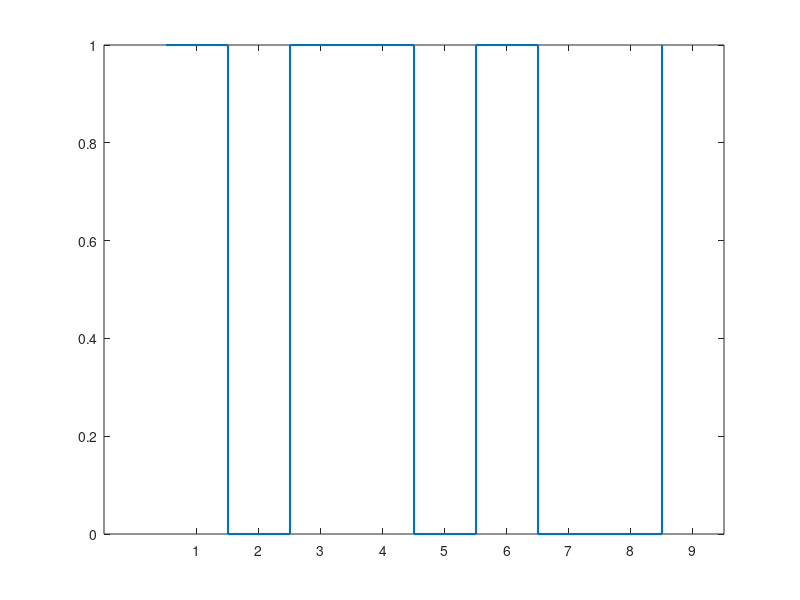

MATLAB code to generate this figure:
clc; close all; clear all;

x=[1 0 1 1 0 1 0 0 1];

figure('name','Stairs Testing')
stairs([1:length(x)],x,'LineWidth',1.5)
xticks([1:length(x)]+0.5)
set(gca,'XTickLabel',{'1','2','3','4','5','6','7','8','9'})